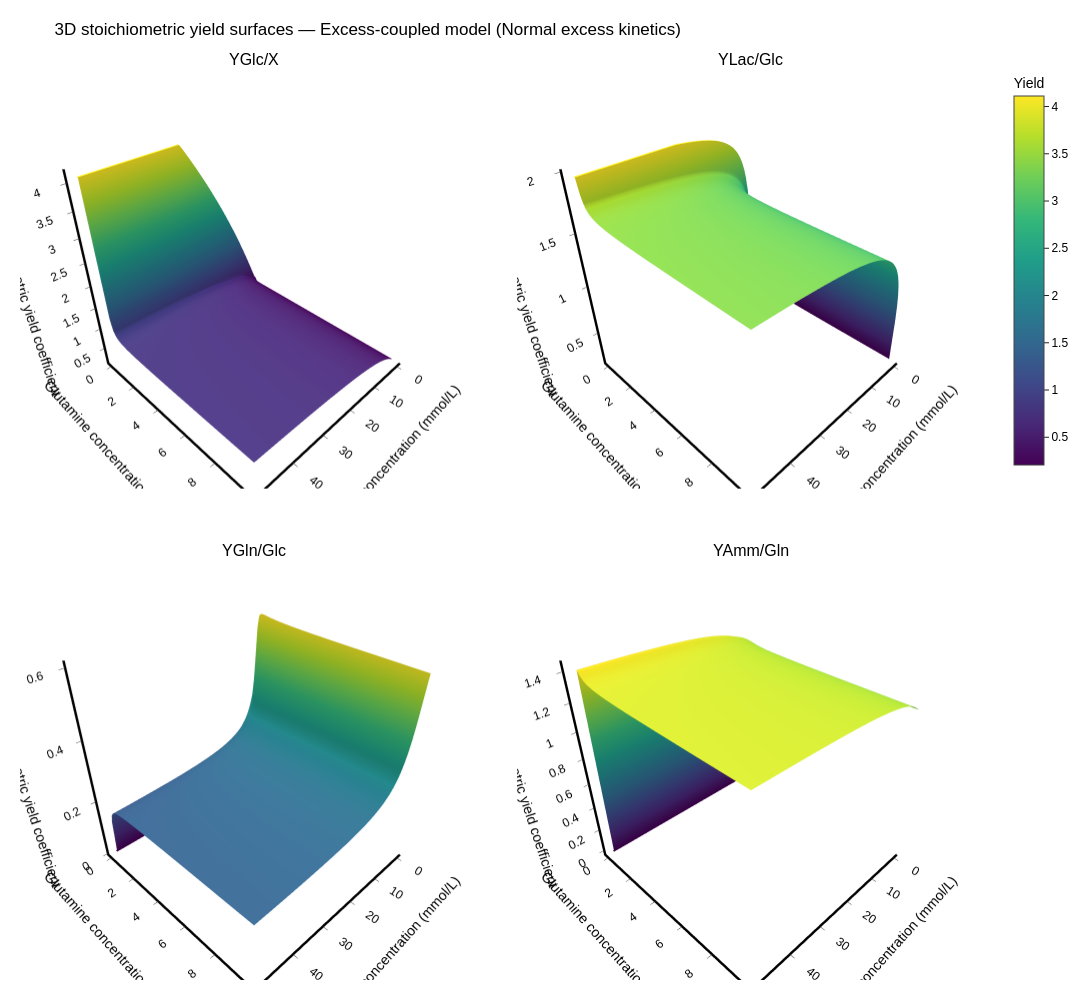
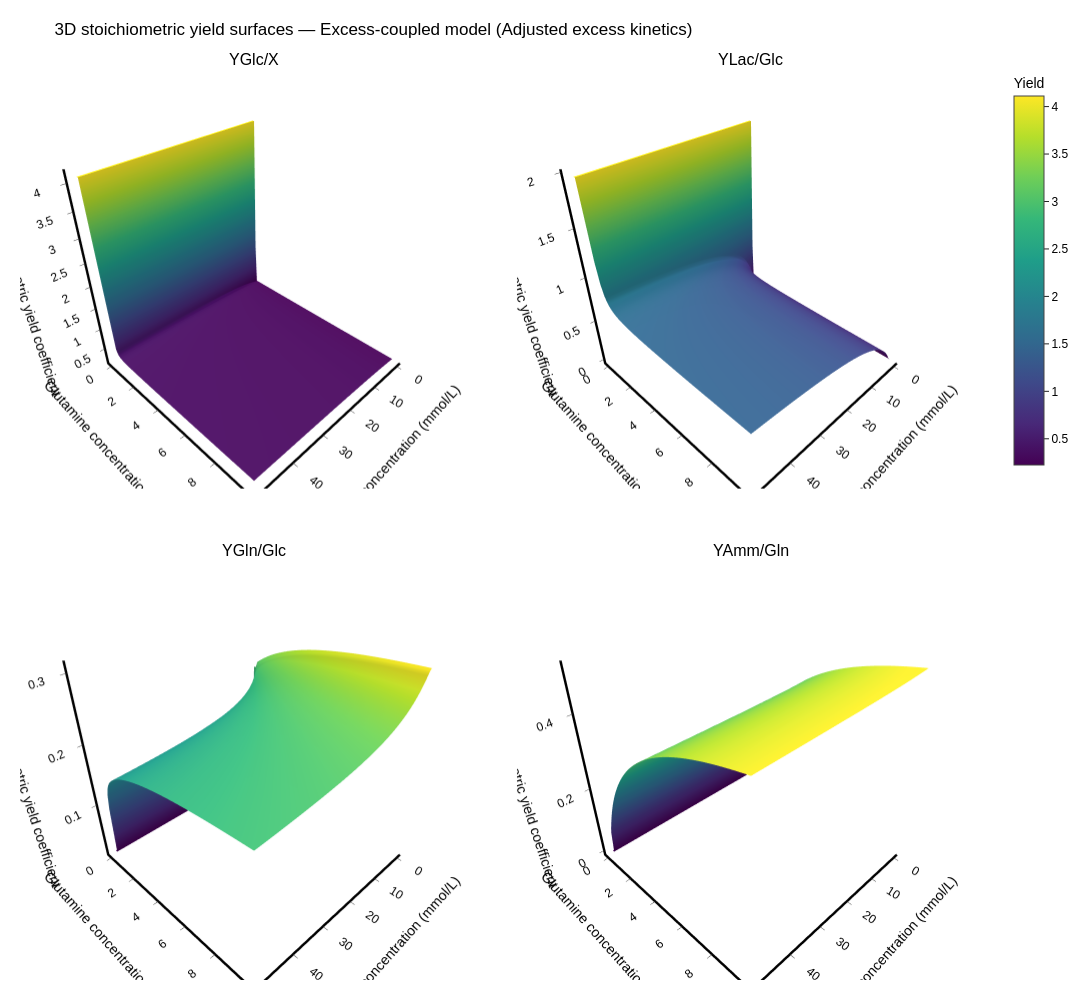

Notebook source saved alongside these figures, in order:
### Markdown cell above
## 3D plots of excess kinetics as function of C_Glc and C_Gln.

### Code cell
# 3D surfaces: stoichiometric yields vs glucose and glutamine concentrations

# Grid definition
C_Glc_surface = np.linspace(0.0, 50.0, 80)
C_Gln_surface = np.linspace(0.0, 10.0, 80)
X_glc, Y_gln = np.meshgrid(C_Glc_surface, C_Gln_surface)

# Keep same growth-rate condition as above
mu_fixed = 0.8 * float(params_gfi.cell_properties.mu_max)

# Rebuild excess-coupled models for clarity
model_excess_normal_3d = StoichiometricModel(params_exc_normal, mode=StoichiometryMode.EXCESS_COUPLED)
kin_excess_normal_3d = create_kinetic_model(
    Kinetics.EXCESS,
    params_exc_normal,
    stoichiometric_model=model_excess_normal_3d,
)

model_excess_adjusted_3d = StoichiometricModel(params_exc_adjusted, mode=StoichiometryMode.EXCESS_COUPLED)
kin_excess_adjusted_3d = create_kinetic_model(
    Kinetics.EXCESS,
    params_exc_adjusted,
    stoichiometric_model=model_excess_adjusted_3d,
)

# Yield indices (same 4 panels)
yield_panels_3d = [
    ("YGlc/X", 0),
    ("YLac/Glc", 1),
    ("YGln/Glc", 2),
    ("YAmm/Gln", 6),
]


def build_yield_surfaces(kin_model, stoich_model):
    """Return dict: panel label -> 2D Z surface for that yield index."""
    z_surfaces = {label: np.zeros_like(X_glc, dtype=float) for label, _ in yield_panels_3d}

    for i in range(X_glc.shape[0]):
        for j in range(X_glc.shape[1]):
            c_glc = X_glc[i, j]
            c_gln = Y_gln[i, j]
            cat_yields = kin_model.calculate_cat_yields_from_excess(mu_fixed, c_glc, c_gln)
            yields_vec = stoich_model.calculate_yields(mu_fixed, cat_yields=cat_yields)
            for label, idx in yield_panels_3d:
                z_surfaces[label][i, j] = yields_vec[idx]

    return z_surfaces


z_normal = build_yield_surfaces(kin_excess_normal_3d, model_excess_normal_3d)
z_adjusted = build_yield_surfaces(kin_excess_adjusted_3d, model_excess_adjusted_3d)


def make_surface_figure(z_data, title):
    fig_surface = make_subplots(
        rows=2,
        cols=2,
        specs=[[{"type": "surface"}, {"type": "surface"}], [{"type": "surface"}, {"type": "surface"}]],
        subplot_titles=[label for label, _ in yield_panels_3d],
        horizontal_spacing=0.03,
        vertical_spacing=0.08,
    )

    for k, (label, _) in enumerate(yield_panels_3d):
        row = k // 2 + 1
        col = k % 2 + 1
        fig_surface.add_trace(
            go.Surface(
                x=X_glc,
                y=Y_gln,
                z=z_data[label],
                colorscale="Viridis",
                showscale=(k == 0),
                colorbar=dict(title="Yield", len=0.45, y=0.78),
                name=label,
                hovertemplate=(
                    "Glucose: %{x:.2f} mmol/L<br>"
                    "Glutamine: %{y:.2f} mmol/L<br>"
                    f"{label}: "
                    "%{z:.4f}<extra></extra>"
                ),
            ),
            row=row,
            col=col,
        )

    fig_surface.update_layout(
        title=title,
        width=1200,
        height=1000,
        template="simple_white",
        font=dict(family="Arial", size=12, color="black"),
        margin=dict(l=20, r=20, t=70, b=20),
    )

    # Set per-panel 3D axis labels
    axis_line_width_3d = 5
    for idx_scene in range(1, 5):
        scene_name = "scene" if idx_scene == 1 else f"scene{idx_scene}"
        fig_surface.layout[scene_name].xaxis.title = "Glucose concentration (mmol/L)"
        fig_surface.layout[scene_name].yaxis.title = "Glutamine concentration (mmol/L)"
        fig_surface.layout[scene_name].zaxis.title = "Stoichiometric yield coefficient"

        fig_surface.layout[scene_name].xaxis.showline = True
        fig_surface.layout[scene_name].yaxis.showline = True
        fig_surface.layout[scene_name].zaxis.showline = True

        fig_surface.layout[scene_name].xaxis.linecolor = "black"
        fig_surface.layout[scene_name].yaxis.linecolor = "black"
        fig_surface.layout[scene_name].zaxis.linecolor = "black"

        fig_surface.layout[scene_name].xaxis.linewidth = axis_line_width_3d
        fig_surface.layout[scene_name].yaxis.linewidth = axis_line_width_3d
        fig_surface.layout[scene_name].zaxis.linewidth = axis_line_width_3d

    return fig_surface


fig_surface_normal = make_surface_figure(
    z_normal,
    "3D stoichiometric yield surfaces — Excess-coupled model (Normal excess kinetics)",
)
fig_surface_adjusted = make_surface_figure(
    z_adjusted,
    "3D stoichiometric yield surfaces — Excess-coupled model (Adjusted excess kinetics)",
)

fig_surface_normal.show()
fig_surface_adjusted.show()

### Figure 1 — Plotly figure (JSON) as saved in the notebook; plotly's stock layout.template omitted (floating-point values rounded to 4 significant figures; data arrays with more than 128 entries replaced by an {"elided": "..."} marker saying what was removed)
{"data": [{"colorbar": {"len": 0.45, "title": {"text": "Yield"}, "y": 0.78}, "colorscale": [[0, "#440154"], [0.1111, "#482878"], [0.2222, "#3e4989"], [0.3333, "#31688e"], [0.4444, "#26828e"], [0.5556, "#1f9e89"], [0.6667, "#35b779"], [0.7778, "#6ece58"], [0.8889, "#b5de2b"], [1, "#fde725"]], "hovertemplate": "Glucose: %{x:.2f} mmol/L<br>Glutamine: %{y:.2f} mmol/L<br>YGlc/X: %{z:.4f}<extra></extra>", "name": "YGlc/X", "scene": "scene", "showscale": true, "type": "surface", "x": {"elided": "80x80 float values"}, "y": {"elided": "80x80 float values"}, "z": {"elided": "80x80 float values"}}, {"colorbar": {"len": 0.45, "title": {"text": "Yield"}, "y": 0.78}, "colorscale": [[0, "#440154"], [0.1111, "#482878"], [0.2222, "#3e4989"], [0.3333, "#31688e"], [0.4444, "#26828e"], [0.5556, "#1f9e89"], [0.6667, "#35b779"], [0.7778, "#6ece58"], [0.8889, "#b5de2b"], [1, "#fde725"]], "hovertemplate": "Glucose: %{x:.2f} mmol/L<br>Glutamine: %{y:.2f} mmol/L<br>YLac/Glc: %{z:.4f}<extra></extra>", "name": "YLac/Glc", "scene": "scene2", "showscale": false, "type": "surface", "x": {"elided": "80x80 float values"}, "y": {"elided": "80x80 float values"}, "z": {"elided": "80x80 float values"}}, {"colorbar": {"len": 0.45, "title": {"text": "Yield"}, "y": 0.78}, "colorscale": [[0, "#440154"], [0.1111, "#482878"], [0.2222, "#3e4989"], [0.3333, "#31688e"], [0.4444, "#26828e"], [0.5556, "#1f9e89"], [0.6667, "#35b779"], [0.7778, "#6ece58"], [0.8889, "#b5de2b"], [1, "#fde725"]], "hovertemplate": "Glucose: %{x:.2f} mmol/L<br>Glutamine: %{y:.2f} mmol/L<br>YGln/Glc: %{z:.4f}<extra></extra>", "name": "YGln/Glc", "scene": "scene3", "showscale": false, "type": "surface", "x": {"elided": "80x80 float values"}, "y": {"elided": "80x80 float values"}, "z": {"elided": "80x80 float values"}}, {"colorbar": {"len": 0.45, "title": {"text": "Yield"}, "y": 0.78}, "colorscale": [[0, "#440154"], [0.1111, "#482878"], [0.2222, "#3e4989"], [0.3333, "#31688e"], [0.4444, "#26828e"], [0.5556, "#1f9e89"], [0.6667, "#35b779"], [0.7778, "#6ece58"], [0.8889, "#b5de2b"], [1, "#fde725"]], "hovertemplate": "Glucose: %{x:.2f} mmol/L<br>Glutamine: %{y:.2f} mmol/L<br>YAmm/Gln: %{z:.4f}<extra></extra>", "name": "YAmm/Gln", "scene": "scene4", "showscale": false, "type": "surface", "x": {"elided": "80x80 float values"}, "y": {"elided": "80x80 float values"}, "z": {"elided": "80x80 float values"}}], "layout": {"annotations": [{"font": {"size": 16}, "showarrow": false, "text": "YGlc/X", "x": 0.2425, "xanchor": "center", "xref": "paper", "y": 1, "yanchor": "bottom", "yref": "paper"}, {"font": {"size": 16}, "showarrow": false, "text": "YLac/Glc", "x": 0.7575, "xanchor": "center", "xref": "paper", "y": 1, "yanchor": "bottom", "yref": "paper"}, {"font": {"size": 16}, "showarrow": false, "text": "YGln/Glc", "x": 0.2425, "xanchor": "center", "xref": "paper", "y": 0.46, "yanchor": "bottom", "yref": "paper"}, {"font": {"size": 16}, "showarrow": false, "text": "YAmm/Gln", "x": 0.7575, "xanchor": "center", "xref": "paper", "y": 0.46, "yanchor": "bottom", "yref": "paper"}], "font": {"color": "black", "family": "Arial", "size": 12}, "height": 1000, "margin": {"b": 20, "l": 20, "r": 20, "t": 70}, "scene": {"domain": {"x": [0, 0.485], "y": [0.54, 1]}, "xaxis": {"linecolor": "black", "linewidth": 5, "showline": true, "title": {"text": "Glucose concentration (mmol/L)"}}, "yaxis": {"linecolor": "black", "linewidth": 5, "showline": true, "title": {"text": "Glutamine concentration (mmol/L)"}}, "zaxis": {"linecolor": "black", "linewidth": 5, "showline": true, "title": {"text": "Stoichiometric yield coefficient"}}}, "scene2": {"domain": {"x": [0.515, 1], "y": [0.54, 1]}, "xaxis": {"linecolor": "black", "linewidth": 5, "showline": true, "title": {"text": "Glucose concentration (mmol/L)"}}, "yaxis": {"linecolor": "black", "linewidth": 5, "showline": true, "title": {"text": "Glutamine concentration (mmol/L)"}}, "zaxis": {"linecolor": "black", "linewidth": 5, "showline": true, "title": {"text": "Stoichiometric yield coefficient"}}}, "scene3": {"domain": {"x": [0, 0.485], "y": [0, 0.46]}, "xaxis": {"linecolor": "black", "linewidth": 5, "showline": true, "title": {"text": "Glucose concentration (mmol/L)"}}, "yaxis": {"linecolor": "black", "linewidth": 5, "showline": true, "title": {"text": "Glutamine concentration (mmol/L)"}}, "zaxis": {"linecolor": "black", "linewidth": 5, "showline": true, "title": {"text": "Stoichiometric yield coefficient"}}}, "scene4": {"domain": {"x": [0.515, 1], "y": [0, 0.46]}, "xaxis": {"linecolor": "black", "linewidth": 5, "showline": true, "title": {"text": "Glucose concentration (mmol/L)"}}, "yaxis": {"linecolor": "black", "linewidth": 5, "showline": true, "title": {"text": "Glutamine concentration (mmol/L)"}}, "zaxis": {"linecolor": "black", "linewidth": 5, "showline": true, "title": {"text": "Stoichiometric yield coefficient"}}}, "title": {"text": "3D stoichiometric yield surfaces — Excess-coupled model (Normal excess kinetics)"}, "width": 1200}}

### Figure 2 — Plotly figure (JSON) as saved in the notebook; plotly's stock layout.template omitted (floating-point values rounded to 4 significant figures; data arrays with more than 128 entries replaced by an {"elided": "..."} marker saying what was removed)
{"data": [{"colorbar": {"len": 0.45, "title": {"text": "Yield"}, "y": 0.78}, "colorscale": [[0, "#440154"], [0.1111, "#482878"], [0.2222, "#3e4989"], [0.3333, "#31688e"], [0.4444, "#26828e"], [0.5556, "#1f9e89"], [0.6667, "#35b779"], [0.7778, "#6ece58"], [0.8889, "#b5de2b"], [1, "#fde725"]], "hovertemplate": "Glucose: %{x:.2f} mmol/L<br>Glutamine: %{y:.2f} mmol/L<br>YGlc/X: %{z:.4f}<extra></extra>", "name": "YGlc/X", "scene": "scene", "showscale": true, "type": "surface", "x": {"elided": "80x80 float values"}, "y": {"elided": "80x80 float values"}, "z": {"elided": "80x80 float values"}}, {"colorbar": {"len": 0.45, "title": {"text": "Yield"}, "y": 0.78}, "colorscale": [[0, "#440154"], [0.1111, "#482878"], [0.2222, "#3e4989"], [0.3333, "#31688e"], [0.4444, "#26828e"], [0.5556, "#1f9e89"], [0.6667, "#35b779"], [0.7778, "#6ece58"], [0.8889, "#b5de2b"], [1, "#fde725"]], "hovertemplate": "Glucose: %{x:.2f} mmol/L<br>Glutamine: %{y:.2f} mmol/L<br>YLac/Glc: %{z:.4f}<extra></extra>", "name": "YLac/Glc", "scene": "scene2", "showscale": false, "type": "surface", "x": {"elided": "80x80 float values"}, "y": {"elided": "80x80 float values"}, "z": {"elided": "80x80 float values"}}, {"colorbar": {"len": 0.45, "title": {"text": "Yield"}, "y": 0.78}, "colorscale": [[0, "#440154"], [0.1111, "#482878"], [0.2222, "#3e4989"], [0.3333, "#31688e"], [0.4444, "#26828e"], [0.5556, "#1f9e89"], [0.6667, "#35b779"], [0.7778, "#6ece58"], [0.8889, "#b5de2b"], [1, "#fde725"]], "hovertemplate": "Glucose: %{x:.2f} mmol/L<br>Glutamine: %{y:.2f} mmol/L<br>YGln/Glc: %{z:.4f}<extra></extra>", "name": "YGln/Glc", "scene": "scene3", "showscale": false, "type": "surface", "x": {"elided": "80x80 float values"}, "y": {"elided": "80x80 float values"}, "z": {"elided": "80x80 float values"}}, {"colorbar": {"len": 0.45, "title": {"text": "Yield"}, "y": 0.78}, "colorscale": [[0, "#440154"], [0.1111, "#482878"], [0.2222, "#3e4989"], [0.3333, "#31688e"], [0.4444, "#26828e"], [0.5556, "#1f9e89"], [0.6667, "#35b779"], [0.7778, "#6ece58"], [0.8889, "#b5de2b"], [1, "#fde725"]], "hovertemplate": "Glucose: %{x:.2f} mmol/L<br>Glutamine: %{y:.2f} mmol/L<br>YAmm/Gln: %{z:.4f}<extra></extra>", "name": "YAmm/Gln", "scene": "scene4", "showscale": false, "type": "surface", "x": {"elided": "80x80 float values"}, "y": {"elided": "80x80 float values"}, "z": {"elided": "80x80 float values"}}], "layout": {"annotations": [{"font": {"size": 16}, "showarrow": false, "text": "YGlc/X", "x": 0.2425, "xanchor": "center", "xref": "paper", "y": 1, "yanchor": "bottom", "yref": "paper"}, {"font": {"size": 16}, "showarrow": false, "text": "YLac/Glc", "x": 0.7575, "xanchor": "center", "xref": "paper", "y": 1, "yanchor": "bottom", "yref": "paper"}, {"font": {"size": 16}, "showarrow": false, "text": "YGln/Glc", "x": 0.2425, "xanchor": "center", "xref": "paper", "y": 0.46, "yanchor": "bottom", "yref": "paper"}, {"font": {"size": 16}, "showarrow": false, "text": "YAmm/Gln", "x": 0.7575, "xanchor": "center", "xref": "paper", "y": 0.46, "yanchor": "bottom", "yref": "paper"}], "font": {"color": "black", "family": "Arial", "size": 12}, "height": 1000, "margin": {"b": 20, "l": 20, "r": 20, "t": 70}, "scene": {"domain": {"x": [0, 0.485], "y": [0.54, 1]}, "xaxis": {"linecolor": "black", "linewidth": 5, "showline": true, "title": {"text": "Glucose concentration (mmol/L)"}}, "yaxis": {"linecolor": "black", "linewidth": 5, "showline": true, "title": {"text": "Glutamine concentration (mmol/L)"}}, "zaxis": {"linecolor": "black", "linewidth": 5, "showline": true, "title": {"text": "Stoichiometric yield coefficient"}}}, "scene2": {"domain": {"x": [0.515, 1], "y": [0.54, 1]}, "xaxis": {"linecolor": "black", "linewidth": 5, "showline": true, "title": {"text": "Glucose concentration (mmol/L)"}}, "yaxis": {"linecolor": "black", "linewidth": 5, "showline": true, "title": {"text": "Glutamine concentration (mmol/L)"}}, "zaxis": {"linecolor": "black", "linewidth": 5, "showline": true, "title": {"text": "Stoichiometric yield coefficient"}}}, "scene3": {"domain": {"x": [0, 0.485], "y": [0, 0.46]}, "xaxis": {"linecolor": "black", "linewidth": 5, "showline": true, "title": {"text": "Glucose concentration (mmol/L)"}}, "yaxis": {"linecolor": "black", "linewidth": 5, "showline": true, "title": {"text": "Glutamine concentration (mmol/L)"}}, "zaxis": {"linecolor": "black", "linewidth": 5, "showline": true, "title": {"text": "Stoichiometric yield coefficient"}}}, "scene4": {"domain": {"x": [0.515, 1], "y": [0, 0.46]}, "xaxis": {"linecolor": "black", "linewidth": 5, "showline": true, "title": {"text": "Glucose concentration (mmol/L)"}}, "yaxis": {"linecolor": "black", "linewidth": 5, "showline": true, "title": {"text": "Glutamine concentration (mmol/L)"}}, "zaxis": {"linecolor": "black", "linewidth": 5, "showline": true, "title": {"text": "Stoichiometric yield coefficient"}}}, "title": {"text": "3D stoichiometric yield surfaces — Excess-coupled model (Adjusted excess kinetics)"}, "width": 1200}}
